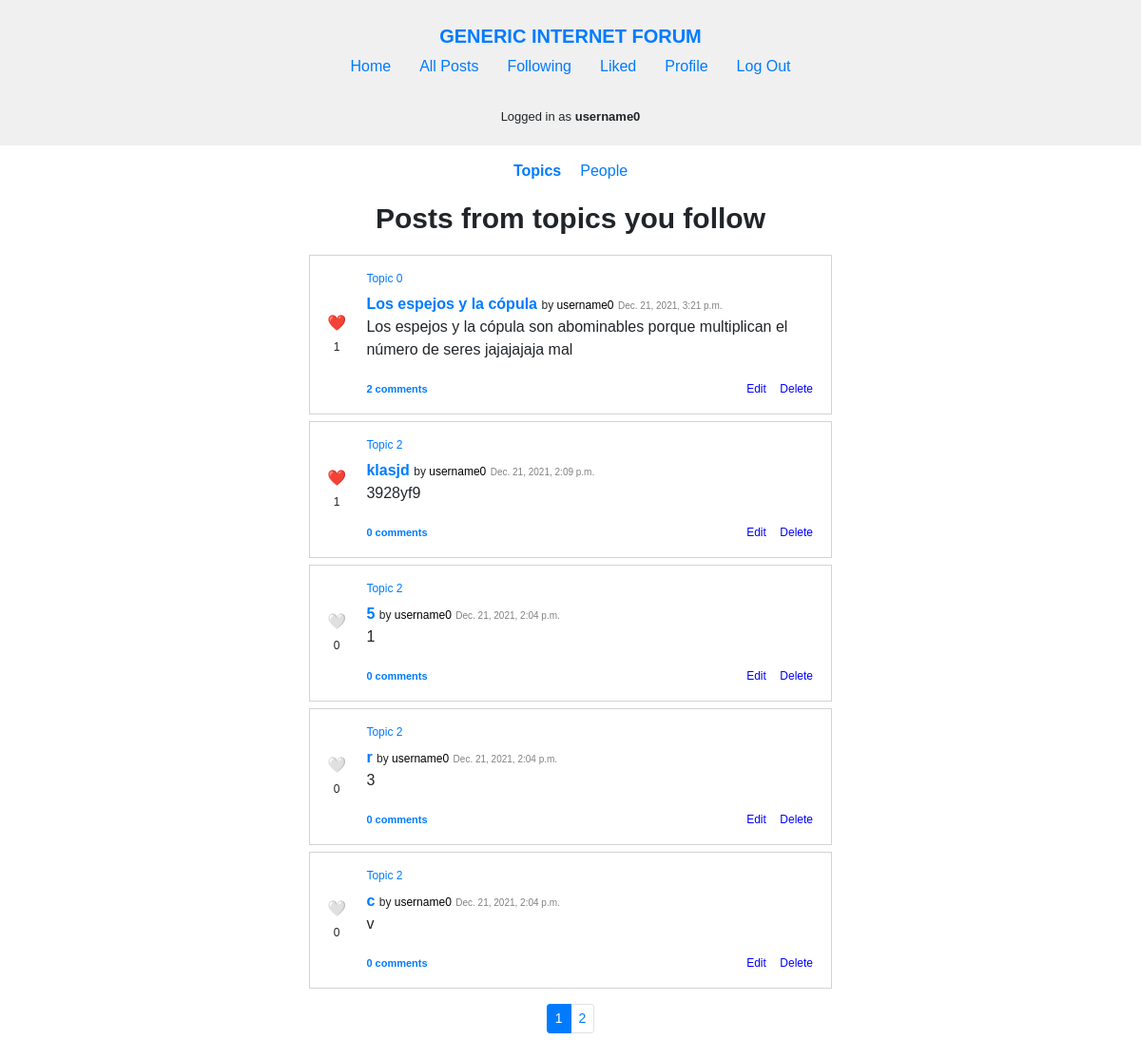
The app's page /following/topics (signed in) with its own data.
### forum/models.py (models this page shows, shortened)
class User(AbstractUser):
    pass

class Topic(models.Model):
    creator = models.ForeignKey(
        User, on_delete=models.CASCADE, related_name="topics")
    name = models.TextField(max_length=120, unique=True)
    description = models.TextField(max_length=1000)
    timestamp = models.DateTimeField(auto_now_add=True)

class Post(models.Model):
    topic = models.ForeignKey(
        Topic, on_delete=models.CASCADE, related_name="posts")
    author = models.ForeignKey(
        User, on_delete=models.CASCADE, related_name="posts")
    title = models.TextField(max_length=120)
    content = models.TextField(max_length=5000)
    timestamp = models.DateTimeField(auto_now_add=True)

### forum/views.py (the view)
# urls.py: path("following/topics", views.following_topics, name="following_topics"),
def following_topics(request):
    user = User.objects.get(id=request.user.id)
    topics_following = user.topics_following.all()
    all_posts = Post.objects.filter(
        topic__in=[follow.following for follow in topics_following]).order_by("-timestamp").all()
    posts = parse_posts(all_posts, request.user)
    paginator = Paginator(posts, 5)
    page_number = request.GET.get('page')
    page_obj = paginator.get_page(page_number)
    return render(request, "forum/following-topics.html", {
        "page_obj": page_obj,
        "pages": list(range(1, paginator.num_pages + 1))
    })

### forum/util.py (called while the page is built)
def parse_posts(all_posts, user):
    posts = []
    for post in all_posts:
        liked = False
        if user.is_authenticated:
            liked = bool(post.likes.filter(liked_by=user.id))
        posts.append({
            "id": post.id,
            "topic": post.topic,
            "author": post.author,
            "title": post.title,
            "content": post.content,
            "timestamp": post.timestamp,
            "likes": len(post.likes.all()),
            "liked_by_user": liked,
            "comments": post.comments.all(),
            "comment_number": len(post.comments.all())
        })
    return posts

### forum/templates/forum/following-topics.html
{% extends "forum/layout.html" %}
{% load static %}
{% block css %}
    <link href="{% static 'forum/following.css' %}" rel="stylesheet">
    <link href="{% static 'forum/posts.css' %}" rel="stylesheet">
{% endblock %}
{% block body %}
    {% if user.is_authenticated %}
        <div id="links">
            <ul>
                <li><a href="{% url 'following_topics' %}"><b>Topics</b></a></li>
                <li><a href="{% url 'following_people' %}">People</a></li>
            </ul>
        </div>
        {% if page_obj.object_list %}
            <div id="posts">
                <h1>Posts from topics you follow</h1>
                {% include "forum/posts.html" %}
            </div>
        {%  else %}
            <p class="message">You don't follow <b>any topic</b> yet.</p>
        {% endif %}
    {% else%}
            <p class="message">You must be <b>logged in</b> to view things you follow.</p>
    {% endif %}
{% endblock %}

### forum/templates/forum/layout.html (shortened to what this page needs)
{% load static %}
<!DOCTYPE html>
<html lang="en">
    <head>
        <link href="{% static 'forum/layout.css' %}" rel="stylesheet">
        {% block css %}
        {% endblock %}
    </head>
    <body>
        <nav id="navbar">
            <div>
                <a id="site-title" href="{% url 'index' %}">GENERIC INTERNET FORUM</a>
                <ul>
                    <li>
                        <a href="{% url 'index' %}">Home</a>
                    </li>
                    <li>
                        <a href="{% url 'all_posts' %}">All Posts</a>
                    </li>
                    {% if user.is_authenticated %}
                        <li>
                            <a href="{% url 'following_topics' %}">Following</a>
                        </li>
                        <li>
                            <a href="{% url 'liked_posts' %}">Liked</a>
                        </li>
                        <li>
                            <a href="{% url 'profile' user.username %}">Profile</a>
                        </li>
                        <li>
                            <a href="{% url 'logout' %}">Log Out</a>
                        </li>
                    {% endif %}
                </ul>
            </div>
            {% if user.is_authenticated %}
                <p id="logged-in-as">Logged in as <strong>{{ user.username }}</strong></p>
            {% endif %}
        </nav>
        <div class="body">
            {% block body %}
            {% endblock %}
        </div>
    </body>
</html>

### forum/templates/forum/posts.html (shortened to what this page needs)
{% load static %}
{% block css %}
    <link rel="stylesheet" href="{% static 'forum/posts.css' %}">
    <link rel="stylesheet" href="https://stackpath.bootstrapcdn.com/bootstrap/4.4.1/css/bootstrap.min.css">
{% endblock %}
{% block posts %}
    <ul>
        {% for post in page_obj %}
            <li class="post" id="post-{{ post.id }}">
                <div class="post-left">
                    <span class="like">
                        {% if user.is_authenticated %}
                            <span class="like-button" data-id="{{ post.id }}" data-liked="{{ post.liked_by_user }}" data-likes="{{ post.likes }}" data-likedobject="post" data-page="{{ page }}">
                                {% if post.liked_by_user %}
                                    ❤️
                                {% else %}
                                    🤍
                                {% endif %}
                            </span>
                        {% else %}
                            <span>
                                🤍
                            </span>
                        {% endif %}
                        <span class="like-number">{{ post.likes }}</span>
                    </span>
                </div>
                <div class="post-right">
                    {% if not topic %}
                        <a class="topic-name" href="{% url 'topic' post.topic.name %}">{{ post.topic.name }}</a>
                    {% endif %}
                    <a class="post-title" href="{% url 'post' post.id %}">{{ post.title }}</a> <span class="post-by">by <a class="username" href="{% url 'profile' post.author.username %}">{{ post.author.username }}</a></span> <span class="timestamp">{{ post.timestamp }}</span>
                    <p class="post-content">{{ post.content }}</p>
                    <div>
                        <a class="comment-number" href="{% url 'post' post.id %}">{{ post.comment_number }} comment{% if post.comment_number != 1 %}s{% endif %}</a>
                        {% if user.is_authenticated and post.author.id == user.id %}
                            <span class="edit-delete">
                                <button class="edit-button" data-id="{{ post.id }}">Edit</button>
                                <button class="delete-button" data-id="{{ post.id }}">Delete</button>
                            </span>
                        {% endif %}
                    </div>
                </div>
            </li>
        {% endfor %}
    </ul>
    {% if page_obj.paginator.num_pages > 1 %}
        <nav id="paginator" aria-label="paginator">
            <ul class="pagination pagination-sm justify-content-center">
            {% for page in pages %}
                {% if page_obj.number == page %}
                    <li class="page-item active" aria-current="page">
                        <span class="page-link">
                            {{ page }}
                        </span>
                    </li>
                {% else %}
                    <li class="page-item"><a class="page-link" href="?page={{ page }}">{{ page }}</a></li>
                {% endif %}
            {% endfor %}
            </ul>
        </nav>
    {% endif %}
{% endblock %}

### forum/static/forum/layout.css (style rules this page uses)
body { margin: 0; font-family: sans-serif !important; }
h1, h2, h3 { text-align: center; font-weight: bold !important; }
h1 { font-size: 30px !important; margin: 20px 0 !important; }
.body { padding: 15px; max-width: 600px; margin: 0 auto; }
ul { list-style: none; padding: 0; }
#navbar { background-color: #f0f0f0; padding: 10px 35px; }
#navbar > div { text-align: center; padding-top: 13px; }
#site-title { font-weight: bold; font-size: 20px; }
#navbar a { text-decoration: none; }
#navbar ul { display: flex; flex-wrap: wrap; justify-content: center; }
#navbar ul > li { padding: 5px 15px; }
#logged-in-as { font-size: 13px; padding: 10px; text-align: center; margin: 0; }
a { text-decoration: none; color: blue; }

### forum/static/forum/following.css (style rules this page uses)
#links { max-width: 600px; margin: 0 auto; text-align: center; }
#links ul { display: flex; gap: 20px; padding: 0; justify-content: center; }

### forum/static/forum/posts.css (style rules this page uses)
.post { text-align: start; border: 1px solid lightgray; padding: 15px 14px; max-width: 550px; margin: 7px auto; display: flex; }
.post-left { padding-right: 17px; align-self: center; text-align: center; }
.post-left .like-number { font-size: 12px; }
.post-right { width: 100%; }
.post-right div { display: flex; align-items: baseline; justify-content: space-between; }
.post-content { white-space: pre-line; }
.topic-name { display: block; font-size: 12px; text-decoration: none; padding-bottom: 6px; }
.post-title { font-weight: bold; }
.post-by { font-size: 12px; }
.username { color: black; text-decoration: none; }
.comment-number { font-size: 11px; font-weight: bold; }
.edit-delete button { font-size: 12px; padding: 0 5px; color: blue; background-color: white; border: none; cursor: pointer; }
.timestamp { font-size: 10px; color: gray; }
.like-button { cursor: pointer; }

### records on screen
User: username "username0"
Topic: likes "1", topic.name "Topic 0", title "Los espejos y la cópula", author.username "username0", timestamp "Dec. 21, 2021, 3:21 p.m.", content "Los espejos y la cópula son abominables porque multiplican el número de seres jajajajaja mal", comment_number "2"
Topic: likes "1", topic.name "Topic 2", title "klasjd", author.username "username0", timestamp "Dec. 21, 2021, 2:09 p.m.", content "3928yf9", comment_number "0", likes "0", title "5", timestamp "Dec. 21, 2021, 2:04 p.m.", content "1", title "r", content "3", title "c", content "v"

### other values on screen
{{ page }} "1"
{{ page }} "2"
